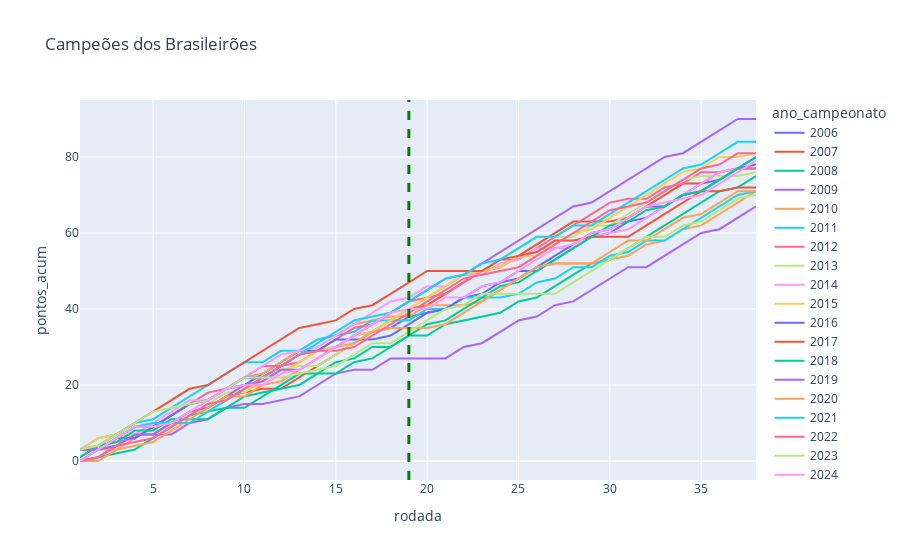

This figure's notebook cell:
### Code cell
#Comparativo entre os campeões desde 2006
plt.figure(figsize = (20,7))
df_plot = df_completo.loc[(df_completo.classificacao_final == 1) ]
fig = px.line(df_plot, x ='rodada', y = 'pontos_acum', color = 'ano_campeonato', title = f'Campeões dos Brasileirões', hover_name='time')
fig.add_vline(x=19, line_width=3, line_dash="dash", line_color="green")

### Figure 1 — Plotly figure (JSON) as saved in the notebook; plotly's stock layout.template omitted (floating-point values rounded to 4 significant figures)
{"data": [{"hovertemplate": "<b>%{hovertext}</b><br><br>ano_campeonato=2006<br>rodada=%{x}<br>pontos_acum=%{y}<extra></extra>", "hovertext": ["São Paulo", "São Paulo", "São Paulo", "São Paulo", "São Paulo", "São Paulo", "São Paulo", "São Paulo", "São Paulo", "São Paulo", "São Paulo", "São Paulo", "São Paulo", "São Paulo", "São Paulo", "São Paulo", "São Paulo", "São Paulo", "São Paulo", "São Paulo", "São Paulo", "São Paulo", "São Paulo", "São Paulo", "São Paulo", "São Paulo", "São Paulo", "São Paulo", "São Paulo", "São Paulo", "São Paulo", "São Paulo", "São Paulo", "São Paulo", "São Paulo", "São Paulo", "São Paulo", "São Paulo"], "legendgroup": "2006", "line": {"color": "#636efa", "dash": "solid"}, "marker": {"symbol": "circle"}, "mode": "lines", "name": "2006", "orientation": "v", "showlegend": true, "type": "scatter", "x": [1, 2, 3, 4, 5, 6, 7, 8, 9, 10, 11, 12, 13, 14, 15, 16, 17, 18, 19, 20, 21, 22, 23, 24, 25, 26, 27, 28, 29, 30, 31, 32, 33, 34, 35, 36, 37, 38], "xaxis": "x", "y": [3, 3, 6, 9, 9, 12, 15, 16, 19, 20, 23, 26, 29, 29, 30, 33, 34, 35, 38, 39, 40, 43, 44, 47, 50, 50, 53, 56, 59, 60, 63, 64, 67, 70, 73, 74, 77, 78], "yaxis": "y"}, {"hovertemplate": "<b>%{hovertext}</b><br><br>ano_campeonato=2007<br>rodada=%{x}<br>pontos_acum=%{y}<extra></extra>", "hovertext": ["São Paulo", "São Paulo", "São Paulo", "São Paulo", "São Paulo", "São Paulo", "São Paulo", "São Paulo", "São Paulo", "São Paulo", "São Paulo", "São Paulo", "São Paulo", "São Paulo", "São Paulo", "São Paulo", "São Paulo", "São Paulo", "São Paulo", "São Paulo", "São Paulo", "São Paulo", "São Paulo", "São Paulo", "São Paulo", "São Paulo", "São Paulo", "São Paulo", "São Paulo", "São Paulo", "São Paulo", "São Paulo", "São Paulo", "São Paulo", "São Paulo", "São Paulo", "São Paulo", "São Paulo"], "legendgroup": "2007", "line": {"color": "#EF553B", "dash": "solid"}, "marker": {"symbol": "circle"}, "mode": "lines", "name": "2007", "orientation": "v", "showlegend": true, "type": "scatter", "x": [1, 2, 3, 4, 5, 6, 7, 8, 9, 10, 11, 12, 13, 14, 15, 16, 17, 18, 19, 20, 21, 22, 23, 24, 25, 26, 27, 28, 29, 30, 31, 32, 33, 34, 35, 36, 37, 38], "xaxis": "x", "y": [3, 3, 4, 7, 7, 10, 13, 14, 17, 18, 19, 19, 22, 25, 28, 31, 34, 37, 40, 41, 44, 47, 50, 51, 54, 57, 60, 63, 63, 63, 64, 67, 70, 73, 73, 76, 77, 77], "yaxis": "y"}, {"hovertemplate": "<b>%{hovertext}</b><br><br>ano_campeonato=2008<br>rodada=%{x}<br>pontos_acum=%{y}<extra></extra>", "hovertext": ["São Paulo", "São Paulo", "São Paulo", "São Paulo", "São Paulo", "São Paulo", "São Paulo", "São Paulo", "São Paulo", "São Paulo", "São Paulo", "São Paulo", "São Paulo", "São Paulo", "São Paulo", "São Paulo", "São Paulo", "São Paulo", "São Paulo", "São Paulo", "São Paulo", "São Paulo", "São Paulo", "São Paulo", "São Paulo", "São Paulo", "São Paulo", "São Paulo", "São Paulo", "São Paulo", "São Paulo", "São Paulo", "São Paulo", "São Paulo", "São Paulo", "São Paulo", "São Paulo", "São Paulo"], "legendgroup": "2008", "line": {"color": "#00cc96", "dash": "solid"}, "marker": {"symbol": "circle"}, "mode": "lines", "name": "2008", "orientation": "v", "showlegend": true, "type": "scatter", "x": [1, 2, 3, 4, 5, 6, 7, 8, 9, 10, 11, 12, 13, 14, 15, 16, 17, 18, 19, 20, 21, 22, 23, 24, 25, 26, 27, 28, 29, 30, 31, 32, 33, 34, 35, 36, 37, 38], "xaxis": "x", "y": [0, 1, 2, 3, 6, 9, 12, 13, 14, 14, 17, 20, 23, 23, 26, 27, 30, 30, 33, 33, 36, 37, 38, 39, 42, 43, 46, 49, 52, 53, 56, 59, 62, 65, 68, 71, 72, 75], "yaxis": "y"}, {"hovertemplate": "<b>%{hovertext}</b><br><br>ano_campeonato=2009<br>rodada=%{x}<br>pontos_acum=%{y}<extra></extra>", "hovertext": ["Flamengo", "Flamengo", "Flamengo", "Flamengo", "Flamengo", "Flamengo", "Flamengo", "Flamengo", "Flamengo", "Flamengo", "Flamengo", "Flamengo", "Flamengo", "Flamengo", "Flamengo", "Flamengo", "Flamengo", "Flamengo", "Flamengo", "Flamengo", "Flamengo", "Flamengo", "Flamengo", "Flamengo", "Flamengo", "Flamengo", "Flamengo", "Flamengo", "Flamengo", "Flamengo", "Flamengo", "Flamengo", "Flamengo", "Flamengo", "Flamengo", "Flamengo", "Flamengo", "Flamengo"], "legendgroup": "2009", "line": {"color": "#ab63fa", "dash": "solid"}, "marker": {"symbol": "circle"}, "mode": "lines", "name": "2009", "orientation": "v", "showlegend": true, "type": "scatter", "x": [1, 2, 3, 4, 5, 6, 7, 8, 9, 10, 11, 12, 13, 14, 15, 16, 17, 18, 19, 20, 21, 22, 23, 24, 25, 26, 27, 28, 29, 30, 31, 32, 33, 34, 35, 36, 37, 38], "xaxis": "x", "y": [0, 1, 4, 7, 7, 7, 10, 11, 14, 15, 15, 16, 17, 20, 23, 24, 24, 27, 27, 27, 27, 30, 31, 34, 37, 38, 41, 42, 45, 48, 51, 51, 54, 57, 60, 61, 64, 67], "yaxis": "y"}, {"hovertemplate": "<b>%{hovertext}</b><br><br>ano_campeonato=2010<br>rodada=%{x}<br>pontos_acum=%{y}<extra></extra>", "hovertext": ["Fluminense", "Fluminense", "Fluminense", "Fluminense", "Fluminense", "Fluminense", "Fluminense", "Fluminense", "Fluminense", "Fluminense", "Fluminense", "Fluminense", "Fluminense", "Fluminense", "Fluminense", "Fluminense", "Fluminense", "Fluminense", "Fluminense", "Fluminense", "Fluminense", "Fluminense", "Fluminense", "Fluminense", "Fluminense", "Fluminense", "Fluminense", "Fluminense", "Fluminense", "Fluminense", "Fluminense", "Fluminense", "Fluminense", "Fluminense", "Fluminense", "Fluminense", "Fluminense", "Fluminense"], "legendgroup": "2010", "line": {"color": "#FFA15A", "dash": "solid"}, "marker": {"symbol": "circle"}, "mode": "lines", "name": "2010", "orientation": "v", "showlegend": true, "type": "scatter", "x": [1, 2, 3, 4, 5, 6, 7, 8, 9, 10, 11, 12, 13, 14, 15, 16, 17, 18, 19, 20, 21, 22, 23, 24, 25, 26, 27, 28, 29, 30, 31, 32, 33, 34, 35, 36, 37, 38], "xaxis": "x", "y": [0, 3, 3, 6, 9, 12, 15, 16, 19, 22, 23, 26, 29, 32, 33, 36, 37, 38, 38, 41, 41, 41, 42, 45, 48, 51, 52, 52, 52, 53, 54, 57, 58, 61, 62, 65, 68, 71], "yaxis": "y"}, {"hovertemplate": "<b>%{hovertext}</b><br><br>ano_campeonato=2011<br>rodada=%{x}<br>pontos_acum=%{y}<extra></extra>", "hovertext": ["Corinthians", "Corinthians", "Corinthians", "Corinthians", "Corinthians", "Corinthians", "Corinthians", "Corinthians", "Corinthians", "Corinthians", "Corinthians", "Corinthians", "Corinthians", "Corinthians", "Corinthians", "Corinthians", "Corinthians", "Corinthians", "Corinthians", "Corinthians", "Corinthians", "Corinthians", "Corinthians", "Corinthians", "Corinthians", "Corinthians", "Corinthians", "Corinthians", "Corinthians", "Corinthians", "Corinthians", "Corinthians", "Corinthians", "Corinthians", "Corinthians", "Corinthians", "Corinthians", "Corinthians"], "legendgroup": "2011", "line": {"color": "#19d3f3", "dash": "solid"}, "marker": {"symbol": "circle"}, "mode": "lines", "name": "2011", "orientation": "v", "showlegend": true, "type": "scatter", "x": [1, 2, 3, 4, 5, 6, 7, 8, 9, 10, 11, 12, 13, 14, 15, 16, 17, 18, 19, 20, 21, 22, 23, 24, 25, 26, 27, 28, 29, 30, 31, 32, 33, 34, 35, 36, 37, 38], "xaxis": "x", "y": [3, 6, 7, 10, 11, 14, 17, 20, 23, 26, 26, 29, 29, 32, 33, 34, 37, 37, 37, 40, 40, 43, 43, 43, 44, 47, 48, 51, 51, 54, 55, 58, 58, 61, 64, 67, 70, 71], "yaxis": "y"}, {"hovertemplate": "<b>%{hovertext}</b><br><br>ano_campeonato=2012<br>rodada=%{x}<br>pontos_acum=%{y}<extra></extra>", "hovertext": ["Fluminense", "Fluminense", "Fluminense", "Fluminense", "Fluminense", "Fluminense", "Fluminense", "Fluminense", "Fluminense", "Fluminense", "Fluminense", "Fluminense", "Fluminense", "Fluminense", "Fluminense", "Fluminense", "Fluminense", "Fluminense", "Fluminense", "Fluminense", "Fluminense", "Fluminense", "Fluminense", "Fluminense", "Fluminense", "Fluminense", "Fluminense", "Fluminense", "Fluminense", "Fluminense", "Fluminense", "Fluminense", "Fluminense", "Fluminense", "Fluminense", "Fluminense", "Fluminense", "Fluminense"], "legendgroup": "2012", "line": {"color": "#FF6692", "dash": "solid"}, "marker": {"symbol": "circle"}, "mode": "lines", "name": "2012", "orientation": "v", "showlegend": true, "type": "scatter", "x": [1, 2, 3, 4, 5, 6, 7, 8, 9, 10, 11, 12, 13, 14, 15, 16, 17, 18, 19, 20, 21, 22, 23, 24, 25, 26, 27, 28, 29, 30, 31, 32, 33, 34, 35, 36, 37, 38], "xaxis": "x", "y": [3, 4, 5, 6, 9, 12, 15, 18, 19, 22, 25, 25, 26, 29, 32, 35, 36, 39, 42, 43, 44, 47, 50, 53, 53, 56, 59, 62, 65, 68, 69, 69, 72, 73, 76, 76, 77, 77], "yaxis": "y"}, {"hovertemplate": "<b>%{hovertext}</b><br><br>ano_campeonato=2013<br>rodada=%{x}<br>pontos_acum=%{y}<extra></extra>", "hovertext": ["Cruzeiro", "Cruzeiro", "Cruzeiro", "Cruzeiro", "Cruzeiro", "Cruzeiro", "Cruzeiro", "Cruzeiro", "Cruzeiro", "Cruzeiro", "Cruzeiro", "Cruzeiro", "Cruzeiro", "Cruzeiro", "Cruzeiro", "Cruzeiro", "Cruzeiro", "Cruzeiro", "Cruzeiro", "Cruzeiro", "Cruzeiro", "Cruzeiro", "Cruzeiro", "Cruzeiro", "Cruzeiro", "Cruzeiro", "Cruzeiro", "Cruzeiro", "Cruzeiro", "Cruzeiro", "Cruzeiro", "Cruzeiro", "Cruzeiro", "Cruzeiro", "Cruzeiro", "Cruzeiro", "Cruzeiro", "Cruzeiro"], "legendgroup": "2013", "line": {"color": "#B6E880", "dash": "solid"}, "marker": {"symbol": "circle"}, "mode": "lines", "name": "2013", "orientation": "v", "showlegend": true, "type": "scatter", "x": [1, 2, 3, 4, 5, 6, 7, 8, 9, 10, 11, 12, 13, 14, 15, 16, 17, 18, 19, 20, 21, 22, 23, 24, 25, 26, 27, 28, 29, 30, 31, 32, 33, 34, 35, 36, 37, 38], "xaxis": "x", "y": [3, 4, 4, 7, 8, 9, 12, 15, 18, 18, 21, 24, 25, 25, 28, 31, 34, 37, 40, 43, 46, 49, 50, 53, 56, 59, 59, 59, 62, 62, 65, 68, 71, 74, 75, 75, 75, 76], "yaxis": "y"}, {"hovertemplate": "<b>%{hovertext}</b><br><br>ano_campeonato=2014<br>rodada=%{x}<br>pontos_acum=%{y}<extra></extra>", "hovertext": ["Cruzeiro", "Cruzeiro", "Cruzeiro", "Cruzeiro", "Cruzeiro", "Cruzeiro", "Cruzeiro", "Cruzeiro", "Cruzeiro", "Cruzeiro", "Cruzeiro", "Cruzeiro", "Cruzeiro", "Cruzeiro", "Cruzeiro", "Cruzeiro", "Cruzeiro", "Cruzeiro", "Cruzeiro", "Cruzeiro", "Cruzeiro", "Cruzeiro", "Cruzeiro", "Cruzeiro", "Cruzeiro", "Cruzeiro", "Cruzeiro", "Cruzeiro", "Cruzeiro", "Cruzeiro", "Cruzeiro", "Cruzeiro", "Cruzeiro", "Cruzeiro", "Cruzeiro", "Cruzeiro", "Cruzeiro", "Cruzeiro"], "legendgroup": "2014", "line": {"color": "#FF97FF", "dash": "solid"}, "marker": {"symbol": "circle"}, "mode": "lines", "name": "2014", "orientation": "v", "showlegend": true, "type": "scatter", "x": [1, 2, 3, 4, 5, 6, 7, 8, 9, 10, 11, 12, 13, 14, 15, 16, 17, 18, 19, 20, 21, 22, 23, 24, 25, 26, 27, 28, 29, 30, 31, 32, 33, 34, 35, 36, 37, 38], "xaxis": "x", "y": [3, 4, 7, 7, 10, 13, 16, 16, 19, 22, 25, 28, 29, 30, 33, 36, 39, 42, 43, 46, 46, 49, 49, 52, 53, 56, 56, 56, 59, 60, 61, 64, 67, 70, 73, 76, 77, 80], "yaxis": "y"}, {"hovertemplate": "<b>%{hovertext}</b><br><br>ano_campeonato=2015<br>rodada=%{x}<br>pontos_acum=%{y}<extra></extra>", "hovertext": ["Corinthians", "Corinthians", "Corinthians", "Corinthians", "Corinthians", "Corinthians", "Corinthians", "Corinthians", "Corinthians", "Corinthians", "Corinthians", "Corinthians", "Corinthians", "Corinthians", "Corinthians", "Corinthians", "Corinthians", "Corinthians", "Corinthians", "Corinthians", "Corinthians", "Corinthians", "Corinthians", "Corinthians", "Corinthians", "Corinthians", "Corinthians", "Corinthians", "Corinthians", "Corinthians", "Corinthians", "Corinthians", "Corinthians", "Corinthians", "Corinthians", "Corinthians", "Corinthians", "Corinthians"], "legendgroup": "2015", "line": {"color": "#FECB52", "dash": "solid"}, "marker": {"symbol": "circle"}, "mode": "lines", "name": "2015", "orientation": "v", "showlegend": true, "type": "scatter", "x": [1, 2, 3, 4, 5, 6, 7, 8, 9, 10, 11, 12, 13, 14, 15, 16, 17, 18, 19, 20, 21, 22, 23, 24, 25, 26, 27, 28, 29, 30, 31, 32, 33, 34, 35, 36, 37, 38], "xaxis": "x", "y": [3, 6, 7, 7, 7, 10, 13, 13, 16, 19, 20, 23, 26, 29, 30, 33, 34, 37, 40, 43, 46, 49, 50, 51, 54, 54, 57, 60, 61, 64, 67, 70, 73, 76, 77, 80, 80, 81], "yaxis": "y"}, {"hovertemplate": "<b>%{hovertext}</b><br><br>ano_campeonato=2016<br>rodada=%{x}<br>pontos_acum=%{y}<extra></extra>", "hovertext": ["Palmeiras", "Palmeiras", "Palmeiras", "Palmeiras", "Palmeiras", "Palmeiras", "Palmeiras", "Palmeiras", "Palmeiras", "Palmeiras", "Palmeiras", "Palmeiras", "Palmeiras", "Palmeiras", "Palmeiras", "Palmeiras", "Palmeiras", "Palmeiras", "Palmeiras", "Palmeiras", "Palmeiras", "Palmeiras", "Palmeiras", "Palmeiras", "Palmeiras", "Palmeiras", "Palmeiras", "Palmeiras", "Palmeiras", "Palmeiras", "Palmeiras", "Palmeiras", "Palmeiras", "Palmeiras", "Palmeiras", "Palmeiras", "Palmeiras", "Palmeiras"], "legendgroup": "2016", "line": {"color": "#636efa", "dash": "solid"}, "marker": {"symbol": "circle"}, "mode": "lines", "name": "2016", "orientation": "v", "showlegend": true, "type": "scatter", "x": [1, 2, 3, 4, 5, 6, 7, 8, 9, 10, 11, 12, 13, 14, 15, 16, 17, 18, 19, 20, 21, 22, 23, 24, 25, 26, 27, 28, 29, 30, 31, 32, 33, 34, 35, 36, 37, 38], "xaxis": "x", "y": [3, 3, 6, 6, 9, 12, 15, 16, 19, 22, 22, 25, 28, 29, 32, 32, 32, 33, 36, 39, 40, 43, 46, 47, 48, 51, 54, 57, 60, 61, 64, 67, 67, 70, 71, 74, 77, 80], "yaxis": "y"}, {"hovertemplate": "<b>%{hovertext}</b><br><br>ano_campeonato=2017<br>rodada=%{x}<br>pontos_acum=%{y}<extra></extra>", "hovertext": ["Corinthians", "Corinthians", "Corinthians", "Corinthians", "Corinthians", "Corinthians", "Corinthians", "Corinthians", "Corinthians", "Corinthians", "Corinthians", "Corinthians", "Corinthians", "Corinthians", "Corinthians", "Corinthians", "Corinthians", "Corinthians", "Corinthians", "Corinthians", "Corinthians", "Corinthians", "Corinthians", "Corinthians", "Corinthians", "Corinthians", "Corinthians", "Corinthians", "Corinthians", "Corinthians", "Corinthians", "Corinthians", "Corinthians", "Corinthians", "Corinthians", "Corinthians", "Corinthians", "Corinthians"], "legendgroup": "2017", "line": {"color": "#EF553B", "dash": "solid"}, "marker": {"symbol": "circle"}, "mode": "lines", "name": "2017", "orientation": "v", "showlegend": true, "type": "scatter", "x": [1, 2, 3, 4, 5, 6, 7, 8, 9, 10, 11, 12, 13, 14, 15, 16, 17, 18, 19, 20, 21, 22, 23, 24, 25, 26, 27, 28, 29, 30, 31, 32, 33, 34, 35, 36, 37, 38], "xaxis": "x", "y": [1, 4, 7, 10, 13, 16, 19, 20, 23, 26, 29, 32, 35, 36, 37, 40, 41, 44, 47, 50, 50, 50, 50, 53, 54, 55, 58, 58, 59, 59, 59, 62, 65, 68, 71, 71, 72, 72], "yaxis": "y"}, {"hovertemplate": "<b>%{hovertext}</b><br><br>ano_campeonato=2018<br>rodada=%{x}<br>pontos_acum=%{y}<extra></extra>", "hovertext": ["Palmeiras", "Palmeiras", "Palmeiras", "Palmeiras", "Palmeiras", "Palmeiras", "Palmeiras", "Palmeiras", "Palmeiras", "Palmeiras", "Palmeiras", "Palmeiras", "Palmeiras", "Palmeiras", "Palmeiras", "Palmeiras", "Palmeiras", "Palmeiras", "Palmeiras", "Palmeiras", "Palmeiras", "Palmeiras", "Palmeiras", "Palmeiras", "Palmeiras", "Palmeiras", "Palmeiras", "Palmeiras", "Palmeiras", "Palmeiras", "Palmeiras", "Palmeiras", "Palmeiras", "Palmeiras", "Palmeiras", "Palmeiras", "Palmeiras", "Palmeiras"], "legendgroup": "2018", "line": {"color": "#00cc96", "dash": "solid"}, "marker": {"symbol": "circle"}, "mode": "lines", "name": "2018", "orientation": "v", "showlegend": true, "type": "scatter", "x": [1, 2, 3, 4, 5, 6, 7, 8, 9, 10, 11, 12, 13, 14, 15, 16, 17, 18, 19, 20, 21, 22, 23, 24, 25, 26, 27, 28, 29, 30, 31, 32, 33, 34, 35, 36, 37, 38], "xaxis": "x", "y": [1, 4, 5, 8, 8, 11, 11, 11, 14, 17, 18, 19, 20, 23, 23, 26, 27, 30, 33, 36, 37, 40, 43, 46, 47, 50, 53, 56, 59, 62, 63, 66, 67, 70, 71, 74, 77, 80], "yaxis": "y"}, {"hovertemplate": "<b>%{hovertext}</b><br><br>ano_campeonato=2019<br>rodada=%{x}<br>pontos_acum=%{y}<extra></extra>", "hovertext": ["Flamengo", "Flamengo", "Flamengo", "Flamengo", "Flamengo", "Flamengo", "Flamengo", "Flamengo", "Flamengo", "Flamengo", "Flamengo", "Flamengo", "Flamengo", "Flamengo", "Flamengo", "Flamengo", "Flamengo", "Flamengo", "Flamengo", "Flamengo", "Flamengo", "Flamengo", "Flamengo", "Flamengo", "Flamengo", "Flamengo", "Flamengo", "Flamengo", "Flamengo", "Flamengo", "Flamengo", "Flamengo", "Flamengo", "Flamengo", "Flamengo", "Flamengo", "Flamengo", "Flamengo"], "legendgroup": "2019", "line": {"color": "#ab63fa", "dash": "solid"}, "marker": {"symbol": "circle"}, "mode": "lines", "name": "2019", "orientation": "v", "showlegend": true, "type": "scatter", "x": [1, 2, 3, 4, 5, 6, 7, 8, 9, 10, 11, 12, 13, 14, 15, 16, 17, 18, 19, 20, 21, 22, 23, 24, 25, 26, 27, 28, 29, 30, 31, 32, 33, 34, 35, 36, 37, 38], "xaxis": "x", "y": [3, 3, 4, 7, 7, 10, 13, 14, 17, 20, 21, 24, 24, 27, 30, 33, 36, 39, 42, 45, 48, 49, 52, 55, 58, 61, 64, 67, 68, 71, 74, 77, 80, 81, 84, 87, 90, 90], "yaxis": "y"}, {"hovertemplate": "<b>%{hovertext}</b><br><br>ano_campeonato=2020<br>rodada=%{x}<br>pontos_acum=%{y}<extra></extra>", "hovertext": ["Flamengo", "Flamengo", "Flamengo", "Flamengo", "Flamengo", "Flamengo", "Flamengo", "Flamengo", "Flamengo", "Flamengo", "Flamengo", "Flamengo", "Flamengo", "Flamengo", "Flamengo", "Flamengo", "Flamengo", "Flamengo", "Flamengo", "Flamengo", "Flamengo", "Flamengo", "Flamengo", "Flamengo", "Flamengo", "Flamengo", "Flamengo", "Flamengo", "Flamengo", "Flamengo", "Flamengo", "Flamengo", "Flamengo", "Flamengo", "Flamengo", "Flamengo", "Flamengo", "Flamengo"], "legendgroup": "2020", "line": {"color": "#FFA15A", "dash": "solid"}, "marker": {"symbol": "circle"}, "mode": "lines", "name": "2020", "orientation": "v", "showlegend": true, "type": "scatter", "x": [1, 2, 3, 4, 5, 6, 7, 8, 9, 10, 11, 12, 13, 14, 15, 16, 17, 18, 19, 20, 21, 22, 23, 24, 25, 26, 27, 28, 29, 30, 31, 32, 33, 34, 35, 36, 37, 38], "xaxis": "x", "y": [0, 0, 3, 4, 5, 8, 11, 14, 17, 17, 20, 21, 24, 27, 30, 31, 34, 35, 35, 35, 36, 39, 42, 45, 48, 51, 52, 52, 52, 55, 58, 58, 61, 64, 65, 68, 71, 71], "yaxis": "y"}, {"hovertemplate": "<b>%{hovertext}</b><br><br>ano_campeonato=2021<br>rodada=%{x}<br>pontos_acum=%{y}<extra></extra>", "hovertext": ["Atlético-MG", "Atlético-MG", "Atlético-MG", "Atlético-MG", "Atlético-MG", "Atlético-MG", "Atlético-MG", "Atlético-MG", "Atlético-MG", "Atlético-MG", "Atlético-MG", "Atlético-MG", "Atlético-MG", "Atlético-MG", "Atlético-MG", "Atlético-MG", "Atlético-MG", "Atlético-MG", "Atlético-MG", "Atlético-MG", "Atlético-MG", "Atlético-MG", "Atlético-MG", "Atlético-MG", "Atlético-MG", "Atlético-MG", "Atlético-MG", "Atlético-MG", "Atlético-MG", "Atlético-MG", "Atlético-MG", "Atlético-MG", "Atlético-MG", "Atlético-MG", "Atlético-MG", "Atlético-MG", "Atlético-MG", "Atlético-MG"], "legendgroup": "2021", "line": {"color": "#19d3f3", "dash": "solid"}, "marker": {"symbol": "circle"}, "mode": "lines", "name": "2021", "orientation": "v", "showlegend": true, "type": "scatter", "x": [1, 2, 3, 4, 5, 6, 7, 8, 9, 10, 11, 12, 13, 14, 15, 16, 17, 18, 19, 20, 21, 22, 23, 24, 25, 26, 27, 28, 29, 30, 31, 32, 33, 34, 35, 36, 37, 38], "xaxis": "x", "y": [0, 3, 6, 9, 10, 10, 10, 13, 16, 19, 22, 25, 28, 31, 34, 37, 38, 39, 42, 45, 48, 49, 52, 53, 56, 59, 59, 62, 62, 65, 68, 71, 74, 77, 78, 81, 84, 84], "yaxis": "y"}, {"hovertemplate": "<b>%{hovertext}</b><br><br>ano_campeonato=2022<br>rodada=%{x}<br>pontos_acum=%{y}<extra></extra>", "hovertext": ["Palmeiras", "Palmeiras", "Palmeiras", "Palmeiras", "Palmeiras", "Palmeiras", "Palmeiras", "Palmeiras", "Palmeiras", "Palmeiras", "Palmeiras", "Palmeiras", "Palmeiras", "Palmeiras", "Palmeiras", "Palmeiras", "Palmeiras", "Palmeiras", "Palmeiras", "Palmeiras", "Palmeiras", "Palmeiras", "Palmeiras", "Palmeiras", "Palmeiras", "Palmeiras", "Palmeiras", "Palmeiras", "Palmeiras", "Palmeiras", "Palmeiras", "Palmeiras", "Palmeiras", "Palmeiras", "Palmeiras", "Palmeiras", "Palmeiras", "Palmeiras"], "legendgroup": "2022", "line": {"color": "#FF6692", "dash": "solid"}, "marker": {"symbol": "circle"}, "mode": "lines", "name": "2022", "orientation": "v", "showlegend": true, "type": "scatter", "x": [1, 2, 3, 4, 5, 6, 7, 8, 9, 10, 11, 12, 13, 14, 15, 16, 17, 18, 19, 20, 21, 22, 23, 24, 25, 26, 27, 28, 29, 30, 31, 32, 33, 34, 35, 36, 37, 38], "xaxis": "x", "y": [0, 1, 4, 5, 6, 9, 12, 15, 16, 19, 22, 25, 28, 29, 29, 30, 33, 36, 39, 42, 45, 48, 49, 50, 51, 54, 57, 60, 63, 66, 67, 68, 71, 74, 77, 78, 81, 81], "yaxis": "y"}, {"hovertemplate": "<b>%{hovertext}</b><br><br>ano_campeonato=2023<br>rodada=%{x}<br>pontos_acum=%{y}<extra></extra>", "hovertext": ["Palmeiras", "Palmeiras", "Palmeiras", "Palmeiras", "Palmeiras", "Palmeiras", "Palmeiras", "Palmeiras", "Palmeiras", "Palmeiras", "Palmeiras", "Palmeiras", "Palmeiras", "Palmeiras", "Palmeiras", "Palmeiras", "Palmeiras", "Palmeiras", "Palmeiras", "Palmeiras", "Palmeiras", "Palmeiras", "Palmeiras", "Palmeiras", "Palmeiras", "Palmeiras", "Palmeiras", "Palmeiras", "Palmeiras", "Palmeiras", "Palmeiras", "Palmeiras", "Palmeiras", "Palmeiras", "Palmeiras", "Palmeiras", "Palmeiras", "Palmeiras"], "legendgroup": "2023", "line": {"color": "#B6E880", "dash": "solid"}, "marker": {"symbol": "circle"}, "mode": "lines", "name": "2023", "orientation": "v", "showlegend": true, "type": "scatter", "x": [1, 2, 3, 4, 5, 6, 7, 8, 9, 10, 11, 12, 13, 14, 15, 16, 17, 18, 19, 20, 21, 22, 23, 24, 25, 26, 27, 28, 29, 30, 31, 32, 33, 34, 35, 36, 37, 38], "xaxis": "x", "y": [3, 4, 7, 10, 13, 14, 15, 16, 19, 22, 22, 22, 23, 24, 25, 28, 31, 31, 34, 37, 40, 41, 44, 44, 44, 44, 44, 47, 50, 53, 56, 59, 59, 62, 63, 66, 69, 70], "yaxis": "y"}, {"hovertemplate": "<b>%{hovertext}</b><br><br>ano_campeonato=2024<br>rodada=%{x}<br>pontos_acum=%{y}<extra></extra>", "hovertext": ["Botafogo", "Botafogo", "Botafogo", "Botafogo", "Botafogo", "Botafogo", "Botafogo", "Botafogo", "Botafogo", "Botafogo", "Botafogo", "Botafogo", "Botafogo", "Botafogo", "Botafogo", "Botafogo", "Botafogo", "Botafogo", "Botafogo", "Botafogo", "Botafogo", "Botafogo", "Botafogo", "Botafogo", "Botafogo", "Botafogo", "Botafogo", "Botafogo", "Botafogo", "Botafogo", "Botafogo", "Botafogo", "Botafogo", "Botafogo", "Botafogo", "Botafogo", "Botafogo", "Botafogo"], "legendgroup": "2024", "line": {"color": "#FF97FF", "dash": "solid"}, "marker": {"symbol": "circle"}, "mode": "lines", "name": "2024", "orientation": "v", "showlegend": true, "type": "scatter", "x": [1, 2, 3, 4, 5, 6, 7, 8, 9, 10, 11, 12, 13, 14, 15, 16, 17, 18, 19, 20, 21, 22, 23, 24, 25, 26, 27, 28, 29, 30, 31, 32, 33, 34, 35, 36, 37, 38], "xaxis": "x", "y": [0, 3, 6, 9, 9, 10, 13, 16, 19, 20, 20, 23, 24, 27, 30, 33, 36, 39, 40, 40, 43, 43, 46, 47, 50, 53, 56, 57, 60, 61, 64, 67, 68, 69, 70, 73, 76, 79], "yaxis": "y"}], "layout": {"legend": {"title": {"text": "ano_campeonato"}, "tracegroupgap": 0}, "shapes": [{"line": {"color": "green", "dash": "dash", "width": 3}, "type": "line", "x0": 19, "x1": 19, "xref": "x", "y0": 0, "y1": 1, "yref": "y domain"}], "title": {"text": "Campeões dos Brasileirões"}, "xaxis": {"anchor": "y", "domain": [0, 1], "title": {"text": "rodada"}}, "yaxis": {"anchor": "x", "domain": [0, 1], "title": {"text": "pontos_acum"}}}}
